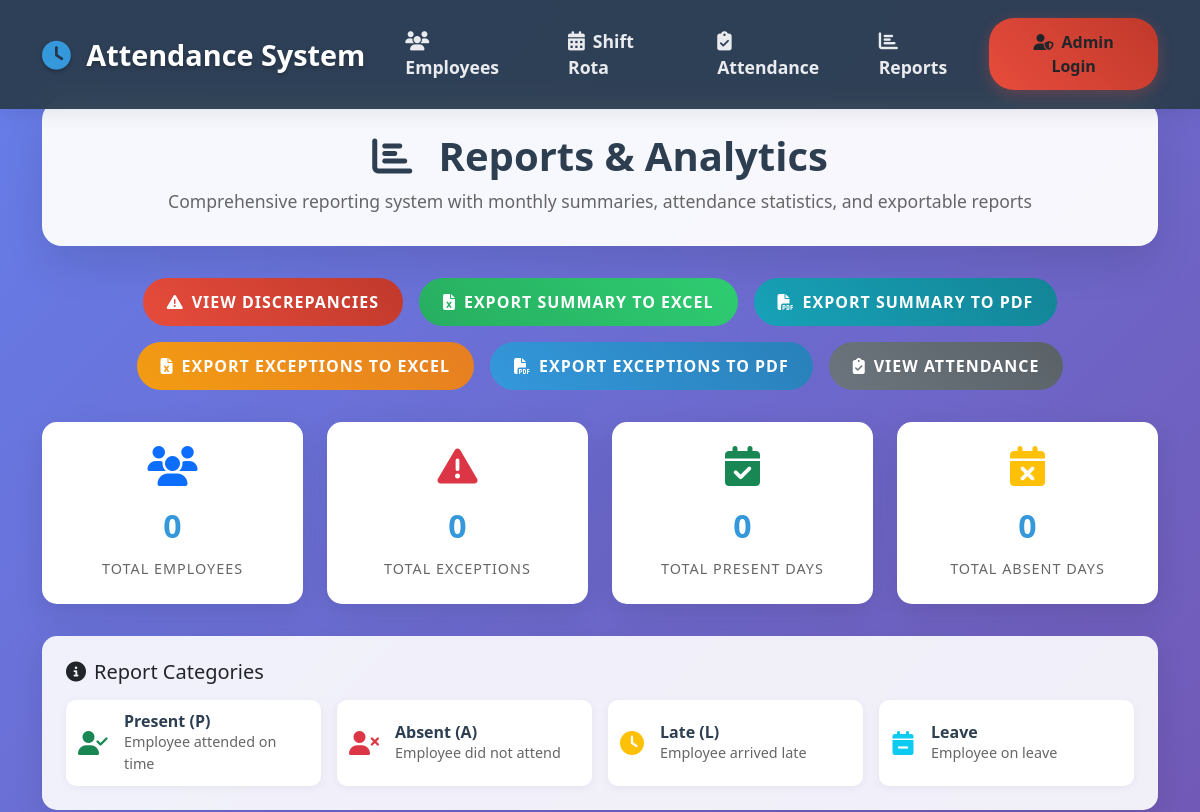
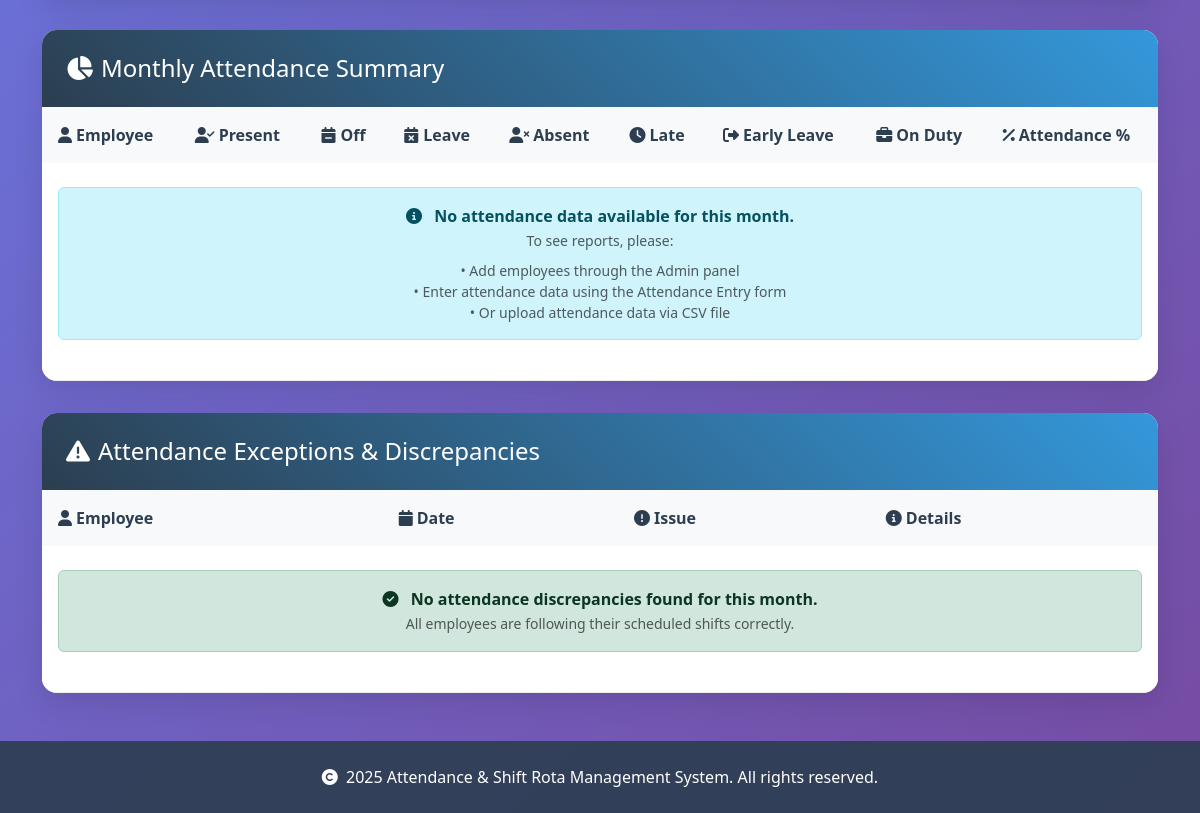
The page /reports on the database as committed earlier (2 pictures, top to bottom).
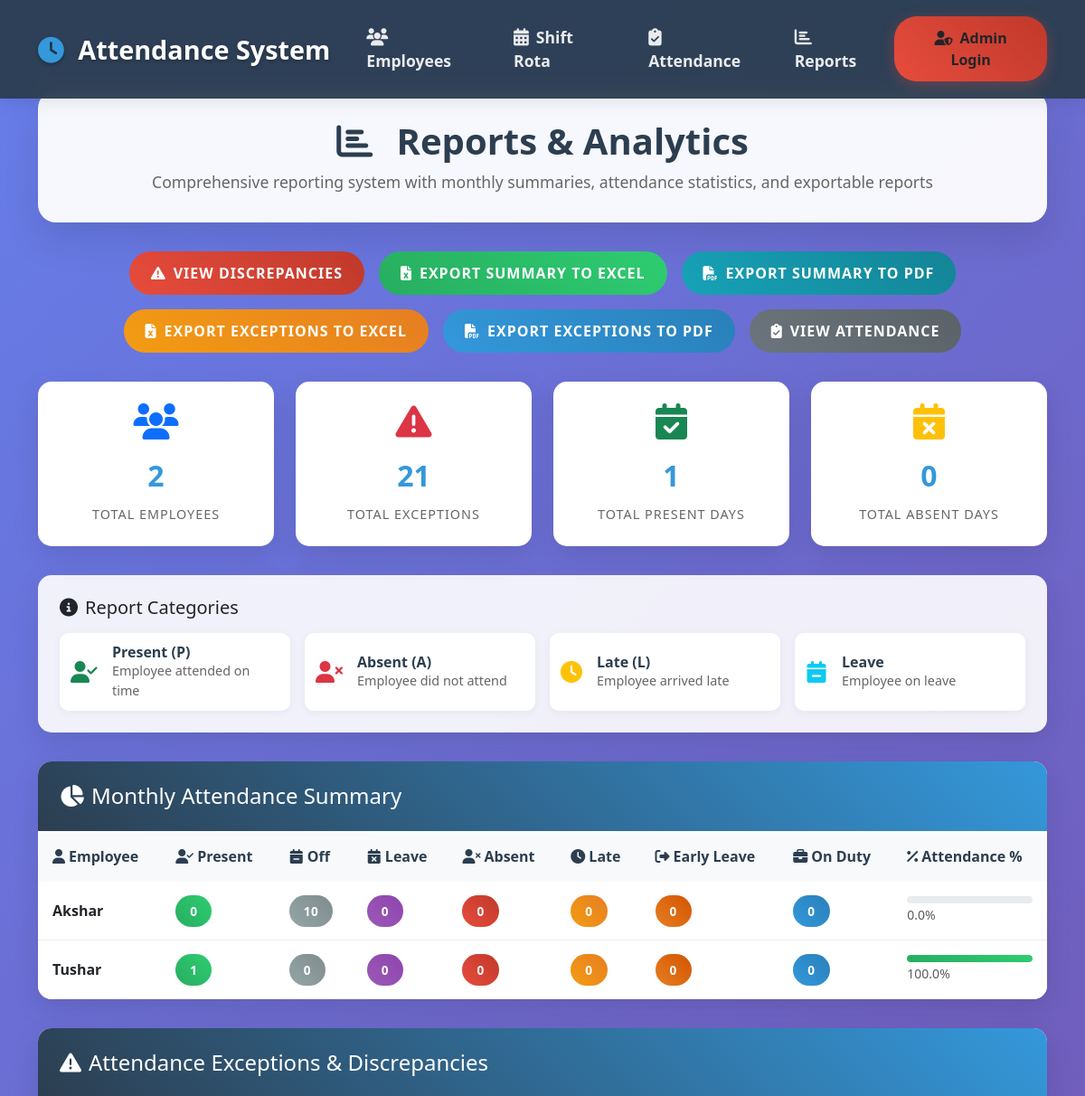
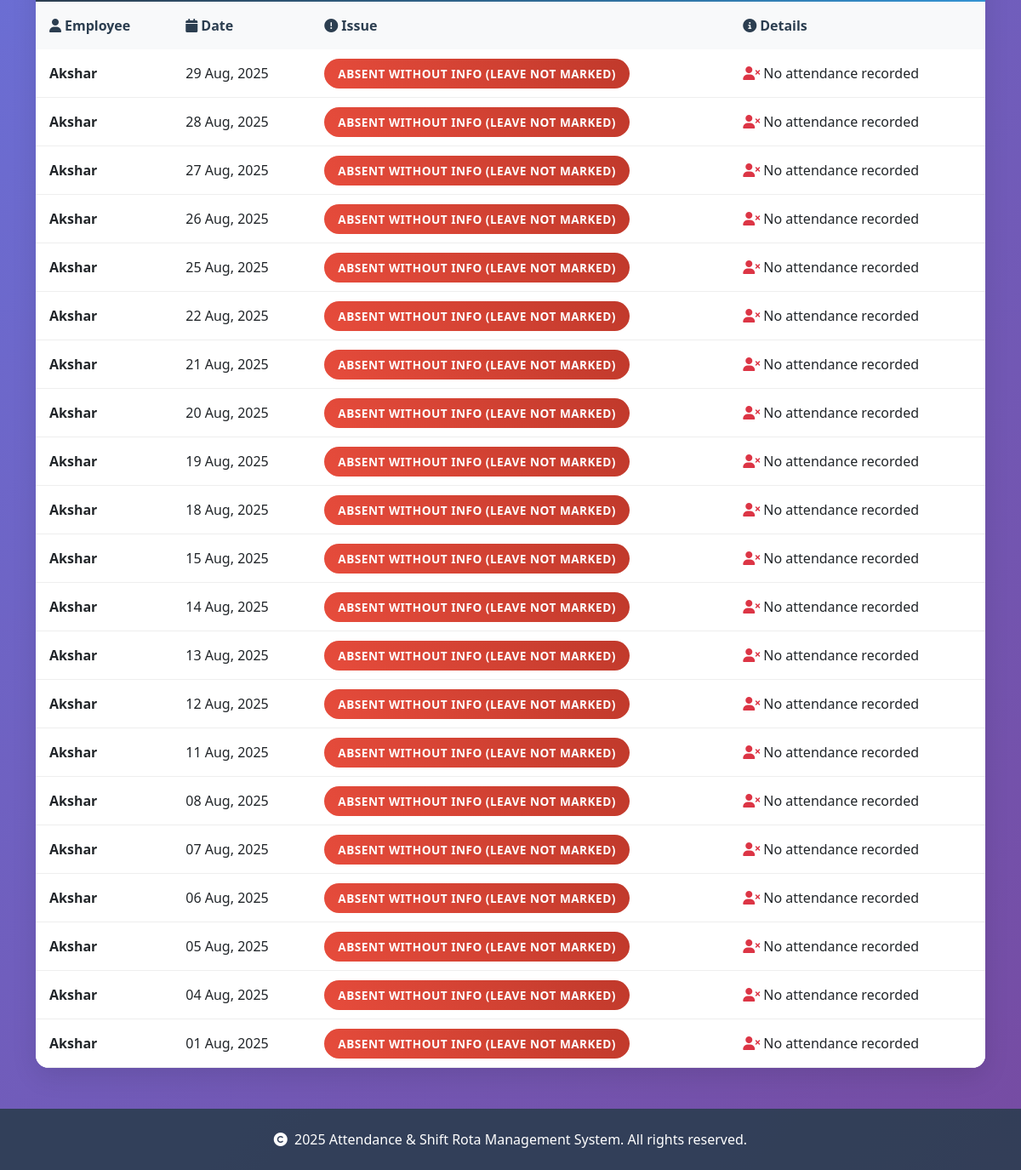
The same page on the database as committed later (2 pictures, top to bottom).
### Sarthak-final-main/models.py (models this page shows)
class ExceptionReport(db.Model):
    id = db.Column(db.Integer, primary_key=True)
    employee_id = db.Column(db.Integer, db.ForeignKey('employee.id'))
    date = db.Column(db.Date, nullable=False)
    issue = db.Column(db.String(200))
    status = db.Column(db.String(20), default='pending')  # pending, processed, resolved
    notes = db.Column(db.Text)  # For admin comments/notes
    created_at = db.Column(db.DateTime, default=db.func.current_timestamp())
    updated_at = db.Column(db.DateTime, default=db.func.current_timestamp(), onupdate=db.func.current_timestamp())

class Employee(db.Model):
    id = db.Column(db.Integer, primary_key=True)
    emp_id = db.Column(db.String(20), unique=True, nullable=False)
    name = db.Column(db.String(100), nullable=False)
    designation = db.Column(db.String(100))
    location = db.Column(db.String(100))
    department = db.Column(db.String(100))
    grade = db.Column(db.String(50))
    status = db.Column(db.String(20), default='active')

### Sarthak-final-main/app.py (the view)
@app.route('/reports')
def reports_page():
    today = date.today()
    start_date = date(today.year, today.month, 1)
    if today.month == 12:
        end_date = date(today.year + 1, 1, 1) - timedelta(days=1)
    else:
        end_date = date(today.year, today.month + 1, 1) - timedelta(days=1)
    exceptions = db.session.query(ExceptionReport, Employee).join(
        Employee, ExceptionReport.employee_id==Employee.id
    ).filter(
        ExceptionReport.date >= start_date,
        ExceptionReport.date <= end_date
    ).order_by(ExceptionReport.date.desc()).all()
    employees = Employee.query.all()
    summary_data = []
    for emp in employees:
        records = Attendance.query.filter(
            Attendance.employee_id == emp.id,
            Attendance.date >= start_date,
            Attendance.date <= end_date
        ).all()
        summary = {'name': emp.name, 'P': 0, 'Off': 0, 'Leave': 0, 'A': 0, 'L': 0, 'E': 0, 'OD': 0}
        status_mapping = {
            'P': 'P',
            'A': 'A',
            'L': 'L',
            'E': 'E',
            'OD': 'OD'
        }
        for att in records:
            if att.status in status_mapping:
                summary[status_mapping[att.status]] += 1
        rotas = ShiftRota.query.filter(
            ShiftRota.employee_id == emp.id,
            ShiftRota.date >= start_date,
            ShiftRota.date <= end_date
        ).all()
        for rota in rotas:
            shift = ShiftType.query.get(rota.shift_type_id)
            if shift and shift.code == 'Off':
                summary['Off'] += 1
            if shift and shift.code == 'Leave':
                summary['Leave'] += 1
        summary_data.append(summary)
    return render_template('reports.html', exceptions=exceptions, summary_data=summary_data)

### Sarthak-final-main/app.py (called while the page is built)
def is_admin_logged_in():
    return session.get('admin', False)

### Sarthak-final-main/templates/reports.html (shortened to what the changed rows need)
<!DOCTYPE html>
<html lang="en">
<head>
    <link href="https://cdn.jsdelivr.net/npm/bootstrap@5.3.0/dist/css/bootstrap.min.css" rel="stylesheet">
    <link href="https://cdnjs.cloudflare.com/ajax/libs/font-awesome/6.4.0/css/all.min.css" rel="stylesheet">
</head>
<body>
    <div class="container" style="margin-top: 100px;">
        <div class="page-header">
            <h1 class="page-title">
                <i class="fas fa-chart-bar me-3"></i>
                Reports & Analytics
            </h1>
        </div>
        <div class="stats-cards">
            <div class="stat-card">
                <i class="fas fa-users stat-icon text-primary"></i>
                <span class="stat-number">{{ summary_data|length }}</span>
                <div class="stat-label">Total Employees</div>
            </div>
            <div class="stat-card">
                <i class="fas fa-exclamation-triangle stat-icon text-danger"></i>
                <span class="stat-number">{{ exceptions|length }}</span>
                <div class="stat-label">Total Exceptions</div>
            </div>
            <div class="stat-card">
                <i class="fas fa-calendar-check stat-icon text-success"></i>
                <span class="stat-number">{{ summary_data|sum(attribute='P') }}</span>
                <div class="stat-label">Total Present Days</div>
            </div>
        </div>
        <div class="report-section">
            <div class="table-responsive">
                <table class="table table-hover mb-0">
                    <thead>
                        <tr>
                            <th><i class="fas fa-user me-1"></i>Employee</th>
                            <th><i class="fas fa-user-check me-1"></i>Present</th>
                            <th><i class="fas fa-calendar-minus me-1"></i>Off</th>
                            <th><i class="fas fa-calendar-times me-1"></i>Leave</th>
                            <th><i class="fas fa-user-times me-1"></i>Absent</th>
                            <th><i class="fas fa-clock me-1"></i>Late</th>
                            <th><i class="fas fa-sign-out-alt me-1"></i>Early Leave</th>
                            <th><i class="fas fa-briefcase me-1"></i>On Duty</th>
                            <th><i class="fas fa-percentage me-1"></i>Attendance %</th>
                        </tr>
                    </thead>
                    <tbody>
                        {% if summary_data %}
                            {% for summary in summary_data %}
                            {% set total_days = summary.P + summary.Off + summary.Leave + summary.A + summary.L + summary.E + summary.OD %}
                            {% set attendance_rate = ((summary.P + summary.OD) / total_days * 100) if total_days > 0 else 0 %}
                            <tr>
                                <td><strong>{{ summary.name }}</strong></td>
                                <td>
                                    <span class="summary-badge badge-present">{{ summary.P }}</span>
                                </td>
                                <td>
                                    <span class="summary-badge badge-off">{{ summary.Off }}</span>
                                </td>
                                <td>
                                    <span class="summary-badge badge-leave">{{ summary.Leave }}</span>
                                </td>
                                <td>
                                    <span class="summary-badge badge-absent">{{ summary.A }}</span>
                                </td>
                                <td>
                                    <span class="summary-badge badge-late">{{ summary.L }}</span>
                                </td>
                                <td>
                                    <span class="summary-badge badge-early">{{ summary.E }}</span>
                                </td>
                                <td>
                                    <span class="summary-badge badge-duty">{{ summary.OD }}</span>
                                </td>
                                <td>
                                    <div class="progress-bar-custom">
                                        <div class="progress-fill progress-present" style="width: {{ attendance_rate }}%"></div>
                                    </div>
                                    <small class="text-muted">{{ "%.1f"|format(attendance_rate) }}%</small>
                                </td>
                            </tr>
                            {% endfor %}
                        {% else %}
                            <tr>
                                <td colspan="9" class="text-center py-4">
                                    <div class="alert alert-info">
                                        <i class="fas fa-info-circle me-2"></i>
                                        <strong>No attendance data available for this month.</strong><br>
                                        <small class="text-muted">
                                            To see reports, please:
                                            <ul class="list-unstyled mt-2 mb-0">
                                                <li>• Add employees through the Admin panel</li>
                                                <li>• Enter attendance data using the Attendance Entry form</li>
                                                <li>• Or upload attendance data via CSV file</li>
                                            </ul>
                                        </small>
                                    </div>
                                </td>
                            </tr>
                        {% endif %}
                    </tbody>
                </table>
            </div>
        </div>
        <div class="report-section">
            <div class="table-responsive">
                <table class="table table-hover mb-0">
                    <thead>
                        <tr>
                            <th><i class="fas fa-user me-1"></i>Employee</th>
                            <th><i class="fas fa-calendar me-1"></i>Date</th>
                            <th><i class="fas fa-exclamation-circle me-1"></i>Issue</th>
                            <th><i class="fas fa-info-circle me-1"></i>Details</th>
                        </tr>
                    </thead>
                    <tbody>
                        {% if exceptions %}
                            {% for exception, emp in exceptions %}
                            <tr>
                                <td><strong>{{ emp.name or 'N/A' }}</strong></td>
                                <td>{{ exception.date.strftime('%d %b, %Y') if exception.date else 'N/A' }}</td>
                                <td>
                                    <span class="summary-badge badge-absent">
                                        {{ exception.issue or 'N/A' }}
                                    </span>
                                </td>
                                <td>
                                    {% if 'Late' in exception.issue %}
                                        <i class="fas fa-clock text-warning"></i> Arrived after scheduled time
                                    {% elif 'Absent' in exception.issue %}
                                        <i class="fas fa-user-times text-danger"></i> No attendance recorded
                                    {% elif 'mismatch' in exception.issue %}
                                        <i class="fas fa-exchange-alt text-info"></i> Shift schedule conflict
                                    {% else %}
                                        <i class="fas fa-info-circle text-secondary"></i> Attendance discrepancy
                                    {% endif %}
                                </td>
                            </tr>
                            {% endfor %}
                        {% else %}
                            <tr>
                                <td colspan="4" class="text-center py-4">
                                    <div class="alert alert-success">
                                        <i class="fas fa-check-circle me-2"></i>
                                        <strong>No attendance discrepancies found for this month.</strong><br>
                                        <small class="text-muted">All employees are following their scheduled shifts correctly.</small>
                                    </div>
                                </td>
                            </tr>
                        {% endif %}
                    </tbody>
                </table>
            </div>
        </div>
    </div>
</body>
</html>

Rows that differ between the two databases and show on the page:
added ExceptionReport: name "Akshar", P "0", Off "10", Leave "0", A "0", L "0", E "0", OD "0", attendance_rate "0.0", date "29 Aug, 2025", issue "ABSENT WITHOUT INFO (LEAVE NOT MARKED)", shows "No attendance recorded"
added Employee: name "Tushar", P "1", Off "0", Leave "0", A "0", L "0", E "0", OD "0", attendance_rate "100.0"
added ExceptionReport: name "Akshar", date "28 Aug, 2025", issue "ABSENT WITHOUT INFO (LEAVE NOT MARKED)", shows "No attendance recorded", shown under "Attendance Exceptions & Discrepancies"
added ExceptionReport: name "Akshar", date "27 Aug, 2025", issue "ABSENT WITHOUT INFO (LEAVE NOT MARKED)", shows "No attendance recorded", shown under "Attendance Exceptions & Discrepancies"
added ExceptionReport: name "Akshar", date "26 Aug, 2025", issue "ABSENT WITHOUT INFO (LEAVE NOT MARKED)", shows "No attendance recorded", shown under "Attendance Exceptions & Discrepancies"
added ExceptionReport: name "Akshar", date "25 Aug, 2025", issue "ABSENT WITHOUT INFO (LEAVE NOT MARKED)", shows "No attendance recorded", shown under "Attendance Exceptions & Discrepancies"
added ExceptionReport: name "Akshar", date "22 Aug, 2025", issue "ABSENT WITHOUT INFO (LEAVE NOT MARKED)", shows "No attendance recorded", shown under "Attendance Exceptions & Discrepancies"
added ExceptionReport: name "Akshar", date "21 Aug, 2025", issue "ABSENT WITHOUT INFO (LEAVE NOT MARKED)", shows "No attendance recorded", shown under "Attendance Exceptions & Discrepancies"
added ExceptionReport: name "Akshar", date "20 Aug, 2025", issue "ABSENT WITHOUT INFO (LEAVE NOT MARKED)", shows "No attendance recorded", shown under "Attendance Exceptions & Discrepancies"
added ExceptionReport: name "Akshar", date "19 Aug, 2025", issue "ABSENT WITHOUT INFO (LEAVE NOT MARKED)", shows "No attendance recorded", shown under "Attendance Exceptions & Discrepancies"
added ExceptionReport: name "Akshar", date "18 Aug, 2025", issue "ABSENT WITHOUT INFO (LEAVE NOT MARKED)", shows "No attendance recorded", shown under "Attendance Exceptions & Discrepancies"
added ExceptionReport: name "Akshar", date "15 Aug, 2025", issue "ABSENT WITHOUT INFO (LEAVE NOT MARKED)", shows "No attendance recorded", shown under "Attendance Exceptions & Discrepancies"
added ExceptionReport: name "Akshar", date "14 Aug, 2025", issue "ABSENT WITHOUT INFO (LEAVE NOT MARKED)", shows "No attendance recorded", shown under "Attendance Exceptions & Discrepancies"
added ExceptionReport: name "Akshar", date "13 Aug, 2025", issue "ABSENT WITHOUT INFO (LEAVE NOT MARKED)", shows "No attendance recorded", shown under "Attendance Exceptions & Discrepancies"
added ExceptionReport: name "Akshar", date "12 Aug, 2025", issue "ABSENT WITHOUT INFO (LEAVE NOT MARKED)", shows "No attendance recorded", shown under "Attendance Exceptions & Discrepancies"
added ExceptionReport: name "Akshar", date "11 Aug, 2025", issue "ABSENT WITHOUT INFO (LEAVE NOT MARKED)", shows "No attendance recorded", shown under "Attendance Exceptions & Discrepancies"
added ExceptionReport: name "Akshar", date "08 Aug, 2025", issue "ABSENT WITHOUT INFO (LEAVE NOT MARKED)", shows "No attendance recorded", shown under "Attendance Exceptions & Discrepancies"
added ExceptionReport: name "Akshar", date "07 Aug, 2025", issue "ABSENT WITHOUT INFO (LEAVE NOT MARKED)", shows "No attendance recorded", shown under "Attendance Exceptions & Discrepancies"
added ExceptionReport: name "Akshar", date "06 Aug, 2025", issue "ABSENT WITHOUT INFO (LEAVE NOT MARKED)", shows "No attendance recorded", shown under "Attendance Exceptions & Discrepancies"
added ExceptionReport: name "Akshar", date "05 Aug, 2025", issue "ABSENT WITHOUT INFO (LEAVE NOT MARKED)", shows "No attendance recorded", shown under "Attendance Exceptions & Discrepancies"
added ExceptionReport: name "Akshar", date "04 Aug, 2025", issue "ABSENT WITHOUT INFO (LEAVE NOT MARKED)", shows "No attendance recorded", shown under "Attendance Exceptions & Discrepancies"
added ExceptionReport: name "Akshar", date "01 Aug, 2025", issue "ABSENT WITHOUT INFO (LEAVE NOT MARKED)", shows "No attendance recorded", shown under "Attendance Exceptions & Discrepancies"
Other text that changed with them:
{{ summary_data|length }}: "0" → "2"
{{ exceptions|length }}: "0" → "21"
{{ summary_data|sum(attribute='P') }}: "0" → "1"
text no longer shown: "No attendance data available for this month. To see reports, please: • Add employees through the Admin panel • Enter attendance data using the Attendance Entry form • Or upload attendance data via CSV file No attendance discrepancies found for this month. All employees are following their scheduled shifts correctly."
